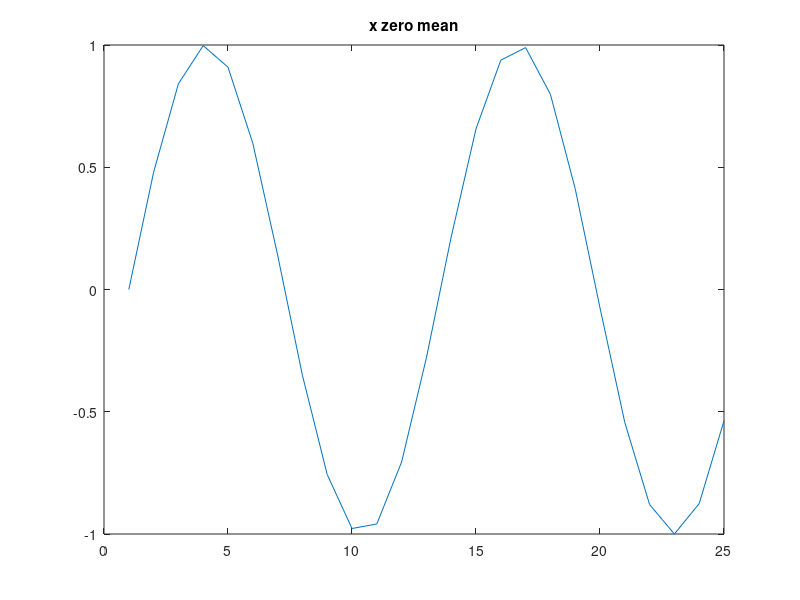
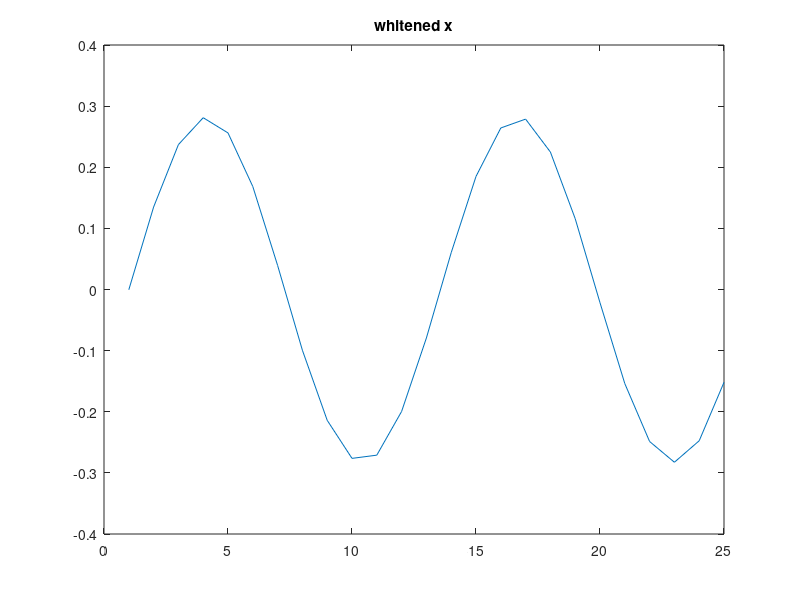
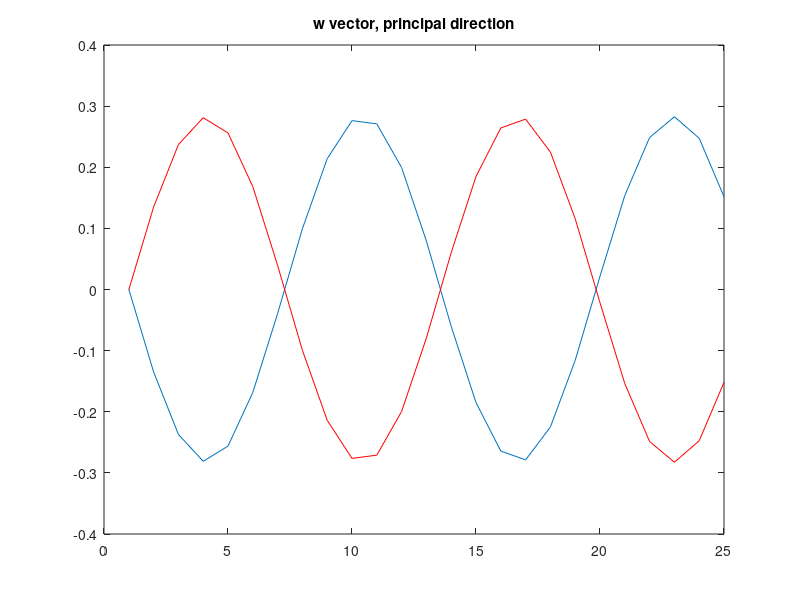
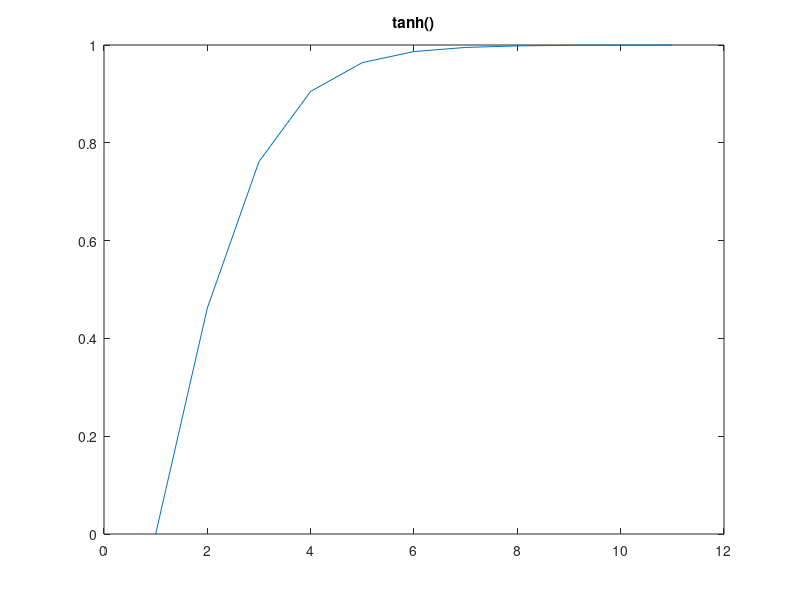

MATLAB code to generate these figures, in order: (Note: this script raises an error after producing the figures.)
%%%% ICA implementation using FASTICA algorithm


x = [1 7 2 9 12 5 7 21 3 7 9 4 13 5 6 2 3 18 23 2 5 12 22]; x=x';
   
% sine wave
xx = 0:0.5:12;

x = sin(xx); x=x';

figure; plot(1:size(x,1),x); title('x zero mean');

% subtract the mean (zero data)
x = x - mean(x);


% whiten data using SVD

Cov = x*x';

[U D V] = svd(Cov);     % svd for eigen values and eigen vectors

D(D<1e-15)=0;           % keep eigen values above 1e-15 (as for x above)

d2= zeros(size(D));
d2(eye(size(x,1))==1) = diag(D).^(-1/2);         % take D to the -1/2 power

d2(d2==Inf)=0;            % keep only the first eigen value (singular value). the rest were close to 0
                          % keep the first 14 eigen values <1e-15

x2 = (U*d2*U')*x;       % whiten data


figure; plot(1:size(x2,1),x2); title('whitened x');            % reduces scale of x data

% hold on; plot(1:size(x,1),x,'r');       




% FAST ICA iteration

w = rand(size(x))-0.5;      % 23x1 vector  (-.5 to .5 range)

% own random vector
w = [1; 2; 4; 2; 2; 4; 5; 1; 2; 5; 3; 1; 3; 9; 7; 7; 6; 2; 1; 4; 8; 4; 8; 3; 11];
w = w -6;
w = w/6;

w_old = w;

diff = 5;
counter = 0;

diff_norm = zeros(500,1);
% x = x/7;  % if x is too small (scaled) w does not converge
% try a1 constant to be = 2 (not 1 as before)

while(diff > 1e-5)   % loop until diff is under tolerance level
    w_plus = x2*tanh(2*w'*x2) - w*(1-(tanh(2*w'*x2))^2);    % x or x2. ---converges for a1=2
    w = w_plus/norm(w_plus);             % normalize
    
    diff = norm(w-w_old);
    diff_norm(counter+1) = diff;
    
    %     if (norm(w_old - (-1*w)) <1e-5)
%         break;  % if w_old and w oscillate signs
%     end

    w_old = w;            % set w_old as w for next iteration
    counter=counter+1;
    
    if counter==500
        break;
    end
end


figure; plot(1:size(w,1),w); title('w vector, principal direction');
hold on; plot(1:size(x2,1),x2,'r');
hold off;

% this recovers the x data, but smaller scaled
%%% --- did not work well with whitened data (x2, with 1 singular value)
%%%%%%% ----- works now with a1 = 2 (had a1 constant, in g function, a1=1)

%%% --- does not work with whitened data now (kept 14 singular values)
%%%%%%% ---- increased the scale of the 'input' w'*x -> 2*w'*x. works



% look at tanh() and 1-tanh()^2
xx=0:0.5:5;
figure; plot(1:size(xx,2), tanh(xx)); title('tanh()');

figure; plot(1:size(xx,2), 1-(tanh(xx).^2)); title('1-tanh()^2');

%%%%%
%%%%% NOTE: was using logcosh and tanh, needed to use tanh and tanh'
%%%%%

% w oscillates to -w and back after 2 iterations (for a1=1)



 %%%
%%% --- try 5 vectors of same direction as x, but scaled randomly
 %%%

xs_1 = (4*(rand(1)-0.5))*x2;              % -2 to 2 scaling
xs_2 = (4*(rand(1)-0.5))*x2;
xs_3 = (4*(rand(1)-0.5))*x2;
xs_4 = (4*(rand(1)-0.5))*x2;
xs_5 = (4*(rand(1)-0.5))*x2;

figure; plot(1:size(x2,1),x2,'k'); title('scaling the original x2 vector');
hold on; 
plot(1:size(x,1),xs_1,'r');
plot(1:size(x,1),xs_2,'c');
plot(1:size(x,1),xs_3,'g');
plot(1:size(x,1),xs_4,'b');
plot(1:size(x,1),xs_5,'m');
hold off;

% for calculation of w, take the mean of each vector component as the
% expectation value of that component
data_x = [x2 xs_1 xs_2 xs_3 xs_4 xs_5];

data_x_mean = mean(data_x,2);             % mean vector ~E(x)

figure; plot(1:size(data_x_mean,1),data_x_mean); title('x_mean_1');

x_mean_1 = data_x_mean - mean(data_x_mean);       % new x vector, centered at zero

%x_mean_1 = -1*x_mean_1;      % multiply to get sign of original x2


% whiten x_mean_1

Cov2 = x_mean_1*x_mean_1';

[U D V] = svd(Cov2);     % svd for eigen values and eigen vectors

%D(D<1e-15)=0;          % keep eigen values above 1e-15 (as for x above)


d2= zeros(size(D));
d2(eye(size(x,1))==1) = diag(D).^(-1/2);         % take D to the -1/2 power

d2(d2==Inf)=0;         % keep only the first eigen value (singular value). the rest were close to 0



x_mean_2 = (U*d2*U')*x_mean_1;       % whiten x_mean_1

figure; plot(1:size(x_mean_2,1),x_mean_2); title('x_mean_2');
% hold on; plot(1:size(x2,1),x2,'r'); hold off;
%%% --- x_mean_1 becomes x2, the same vector direction whitened results in
%%% the same vector


% FAST ICA iteration

w = rand(size(x_mean_2))-0.5;      % 23x1 vector   -.5 to .5 range. change scale for whitened data
w_old = w;      % 1*(rand(size(x_mean_2))-0.5)

diff = 5;
counter = 0;
diff_norm = zeros(500,1);

while(diff > 1e-5)   % loop untill diff is under tolerance level
    w_plus = x_mean_2*tanh(2*w'*x_mean_2) - w*(1-(tanh(2*w'*x_mean_2))^2);
    w = w_plus/norm(w_plus);             % normalize
    
    diff = norm(w-w_old);
    diff_norm(counter+1) = diff;
    
    w_old = w;            % set w_old as w for next iteration
    counter = counter+1;
    
    if counter==500
        break
    end
end


figure; plot(1:size(w,1),w); title('w vector, principal direction');

% x works, recover the 'principal direction'
% x_whitened works, with a1=2, increased constant in 'g' function
                               
                               
% scaling of x and initial random w influence the iteration, recovery of x





                               
                               
                               
     % = = = = = = = = = = = = = = = = = = = = = = = = = = = = = = = = =                           
% try generating two vectors with random scalings

v1 = [2 1];   v2 = [1 4];

v1_total = v1;

figure; scatter(v1_total(:,1), v1_total(:,2));

%v1_new = rand*v1; v1_total = [v1_total; v1_new]; 

for i = 1:7  % 7 extra/new points
    v1_new = 2*(rand-0.5)*v1; v1_total = [v1_total; v1_new];
end




v2_total = v2;

for i = 1:7  % 7 extra/new points
    v2_new = 2*(rand-0.5)*v2; v2_total = [v2_total; v2_new];
end

% figure; scatter(v2_total(:,1), v2_total(:,2));


% plot both vectors
figure; scatter([v2_total(:,1); v1_total(:,1)], [v2_total(:,2); v1_total(:,2)]);
title('original data');

v_total = [v1_total; v2_total];  % combine two directions
v_total = v_total';              % place the 2 coordinates in rows


v_mean = mean(v_total,2);        % take mean along rows ('remove' cols). take mean of vector components, x1,x2

% this mean direction is in between the two vectors

v_zerod = zeros(size(v_total));
for i = 1:size(v_total,2)
    v_zerod(:,i) = v_total(:,i) - v_mean(:,1);      % zero mean each component (x1,x2 ~variable)
end



% plot both vectors
figure; scatter(v_zerod(1,:)', v_zerod(2,:)'); title('orig data zero mean');



% whiten
Cov = cov(v_zerod');    % covariance of the two variables (x1, x2)    (variables in columns)
                                                                     %examples in rows

[U D V] = svd(Cov);     % svd for eigen values and eigen vectors

%D(D<1e-15)=0;           % keep eigen values above 1e-15 (as for x above)

d2= zeros(size(D));
d2(eye(size(v_zerod,1))==1) = diag(D).^(-1/2);         % take D to the -1/2 power

d2(d2==Inf)=0;            % keep only the first eigen value (singular value). the rest were close to 0
                          % keep the first 14 eigen values <1e-15

v_zerod2 = (U*d2*U')*v_zerod;       % whiten data, zero variance for each component (x1,x2)


figure; scatter(v_zerod2(1,:)', v_zerod2(2,:)'); title('whitened v_data'); 


% FAST ICA iteration --- for ONE DATA POINT (1-unit as in UCLA ppr)

w = rand(size(v_mean2))-0.5;      % 23x1 vector   -.5 to .5 range. change scale for whitened data
w_old = w;      % 1*(rand(size(x_mean_2))-0.5)

diff = 5;
counter = 0;
diff_norm = zeros(500,1);

while(diff > 1e-5)   % loop untill diff is under tolerance level
    w_plus = v_mean2*tanh(2*w'*v_mean2) - w*(1-(tanh(2*w'*v_mean2))^2);
    w = w_plus/norm(w_plus);             % normalize
    
    diff = norm(w-w_old);
    diff_norm(counter+1) = diff;
    
    w_old = w;            % set w_old as w for next iteration
    counter = counter+1;
    
    if counter==500
        break
    end
end


figure; plot(1:size(w,1),w); title('w vector, principal direction');


%%% - recovered v_mean [0.707, -0.707]
% can add back the means of vect component1 and component2
% [.7706, 1.4909] - but these are the non whitened means. to add mean back
% use ~ w*mean

% v_output = -1*w + [.7706; 1.4909];
% 
% (-1*w).*[.7706; 1.4909]
% 



%%%% ------ use the SVD to get the first principal component

[U S V] = svd(v_total);

u1 - [-0.323; -0.946];

figure; scatter(0.323, 0.946);     % gets principal component in between v1 and v2





% *** Next *** try equation 45,46 for 'several unit' ICA
% let W = W / sqrt( norm(WW') )
% 
% repeat: W = 3/2 * W  -  1/2 * WW'W
% 
% W is the matrix of w1, w2, wn vectors
% W = (w1, ... wn)'  w1 col vect is 1st row, w2 is 2nd row
%     take w1 ... wn to be the data points
%      since the fixed point iteration one-unit algorithm converges to the data point
%  
%  

x = v_zerod2;       % x variable as in UCLA ppr
 
% FAST ICA iteration --- for several units

W = rand(2,2)-0.5;          % 2 random vectors    -0.5 to 0.5 range


%%%% ---- iteration

diff_outer = 5;
counter_out = 0;

while (diff_outer > 1e-5)
    

% W_plus = W + Gamma( diag(-bi) + E(g(Wx)(Wx)')) *W
% 
% orthogonalize W with W=W/sqrt( norm(WW')),  W = 3/2W -1/2WW'W

% diag(-bi)
y = W*x;

                                    %tanh(2*w'*x2) - w*(1-(tanh(2*w'*x2))^2)
g_y = tanh(2*y);                   % 2x16 matrix of data points

gy_mult = y.*g_y;                  % y*g_y component wise

gy_expect = mean(gy_mult,2);       % mean of components (remove cols), get row vect


diag_term = -1*diag(gy_expect);    % -bi term

 
term2_temp = zeros(size(x,2),size(diag_term(:),1));    % 16 x 4 matrix
%term2 = g_y*y';                    % 2x2 matrix
for i = 1:size(x,2)   %loop through data pts
    term2_temp(i,:) = reshape(g_y(:,i)*y(:,i)', 1, 4);   % store each 2x2 matrix
end

% mean of matrix elements
mean_temp = mean(term2_temp,1);    % 1x4

mean_temp_mat = reshape(mean_temp, 2, 2);    % reshape back to 2x2 
 
term2 = mean_temp_mat; 
 

%gamma term/matrix

% bi is gy_expect
g_prime = 1-(tanh(2*y)).^2;              % 2x16

g_prime_expect = mean(g_prime,2);        % 2x1    'col vect that represents data'

term_g = gy_expect - g_prime_expect;
term_g = term_g.^(-1);               % -1 power   2x1 matrix
 
gamma = diag(term_g); 
 
 

% W_plus = W + Gamma*( diag(-bi) + E(g(Wx)(Wx)')) *W
% 
% orthogonalize W with W=W/sqrt( norm(WW')),  W = 3/2W -1/2WW'W

W_plus = W + gamma*(diag_term + term2)*W;      % update W

W_plus = W_plus/sqrt(norm(W_plus*W_plus',2));  % normalize


W_old = W_plus;
diff =5;

counter = 0;

while (diff > 1e-5)           % orthogonalize W

    W_plus = (3/2)*W_plus - 0.5*W_plus*W_plus'*W_plus;

    diff = norm(W_old-W_plus,2);

    W_old = W_plus;
    counter = counter+1;

end

diff_outer = norm(W-W_plus,2);

W = W_plus;          % update W to be orthogonalized W_plus;

counter_out = counter_out+1;

end  % outer iteration loop



%%%% --- converged after counter_out=10;

                % first W vect     -   points towards more of the points,
                % but between the v1 and v2 vects

figure; scatter(v_zerod2(1,:)', v_zerod2(2,:)'); title('whitened v_data'); 
        
hold on; plot([0 W(1,1)], [0 W(1,2)]); hold off;    % green point
hold on; plot([0 W(2,1)], [0 W(2,2)]); hold off;     % red point

% W  is orthogonal,    our vects are not




A = inv(W);         %%% --- look at A, the inverse of W

figure; scatter(v_zerod2(1,:)', v_zerod2(2,:)'); title('whitened v_data');
hold on; scatter(A(1,1), A(1,2)); hold off;    % green point ---W is vect w's transposed, take row to be component
hold on; scatter(A(2,1), A(2,2)); hold off;     % red point
hold on; plot([0 A(1,1)], [0 A(1,2)]); hold off;
hold on; plot([0 A(2,1)], [0 A(2,2)]); hold off;

% dewhiten data  (rotate 'projection' matrix)

W_dewhit = (U*(D.^(1/2))*U')*W;        % W_dewhit should be like W_i from FastICA
A_dewhit = (U*(D.^(1/2))*U')*A;


%%%%% ---------- U on W to rotate back into non whitened space
% W_nonw = U*W;  % need to rotate and stretch UDU'

%%%%% ---------- plot W-nonwhitened --------------
% figure; scatter(v_zerod(1,:)', v_zerod(2,:)'); title('orig data zero mean');
% hold on; scatter(W_nonw(1,1), W_nonw(2,1)); hold off;    % green point
% hold on; scatter(W_nonw(1,2), W_nonw(2,2)); hold off;     % red point
% hold on; plot([0 W_nonw(1,1)], [0 W_nonw(2,1)]); hold off;
% hold on; plot([0 W_nonw(1,2)], [0 W_nonw(2,2)]); hold off;

% A_nonw = inv(W_nonw); 
% %%%%% ----------- plot A non whitened --------------
% figure; scatter(v_zerod(1,:)', v_zerod(2,:)'); title('orig data zero mean');
% hold on; scatter(A_nonw(1,1), A_nonw(1,2)); hold off;    % green point
% hold on; scatter(A_nonw(2,1), A_nonw(2,2)); hold off;     % red point
% hold on; plot([0 A_nonw(1,1)], [0 A_nonw(1,2)]); hold off;
% hold on; plot([0 A_nonw(2,1)], [0 A_nonw(2,2)]); hold off;

%%%
%%%

% plot both orig vectors
figure; scatter(v_zerod(1,:)', v_zerod(2,:)'); title('orig data zero mean');
hold on; scatter(A(1,1), A(1,2)); hold off;    % green point
hold on; scatter(A(2,1), A(2,2)); hold off;     % red point


% plot dewhitened components
figure; scatter(v_total(1,:)', v_total(2,:)'); title('orig data W+ iteration');
hold on; plot([0 W_dewhit(1,1)], [0 W_dewhit(1,2)]); hold off;    % red point
hold on; plot([0 W_dewhit(2,1)], [0 W_dewhit(2,2)]); hold off;     % green point

                % A - mixing matrix
figure; scatter(v_zerod(1,:)', v_zerod(2,:)'); title('orig data');
hold on; scatter(A_dewhit(1,1), A_dewhit(1,2)); hold off;    % red point
hold on; scatter(A_dewhit(2,1), A_dewhit(2,2)); hold off;     % green point



% add mean back to vects
W_dewhit_mean(:,1) = W_dewhit(:,1) + W*v_mean;
W_dewhit_mean(:,2) = W_dewhit(:,2) + W*v_mean;



% plot dewhitened components
hold on; scatter(W_dewhit_mean(1,1), W_dewhit_mean(2,1)); hold off;    % red point

hold on; scatter(W_dewhit_mean(1,2), W_dewhit_mean(2,2)); hold off;     % green point

hold on; plot([0 W_dewhit_mean(1,1)], [0 W_dewhit_mean(2,1)]); hold off;
hold on; plot([0 W_dewhit_mean(1,2)], [0 W_dewhit_mean(2,2)]); hold off;




%%% --------- Fast ICA on vect v1,v2 whitened data

%[icasig, A_i, W_i] = fastica([example1; example2], 'numOfIC', 2);
                           % examples in rows
[icasig, A_i, W_i] = fastica(v_total, 'numOfIC', 2, 'maxNumIterations', 1000000);
                            %v_total or v_zerod2
% plot both vectors
figure; scatter([v2_total(:,1); v1_total(:,1)], [v2_total(:,2); v1_total(:,2)]);
title('original data FASTICA');

% plot both vectors - whitened
figure; scatter(v_zerod2(1,:)', v_zerod2(2,:)'); title('whitened v_data');

                           % rows of A give directions
hold on; plot([0 A_i(1,1)], [0 A_i(1,2)]); hold off;   % get princip component direction
hold on; plot([0 A_i(2,1)], [0 A_i(2,2)]); hold off;   % get princip component direction



                           % rows of W give directions
hold on; plot([0 W_i(1,1)], [0 W_i(1,2)]); hold off;   % get princip component direction
hold on; plot([0 W_i(2,1)], [0 W_i(2,2)]); hold off;   % get princip component direction


%%%% ---- try U*d^-1/2 *U' to get to whitened space

W_i_rot = (U*d2*U')*W_i;


% plot both vectors - whitened
figure; scatter(v_zerod2(1,:)', v_zerod2(2,:)'); title('whitened v_data');
hold on; plot([0 W_i_rot(1,1)], [0 W_i_rot(1,2)]); hold off;   % get princip component direction
hold on; plot([0 W_i_rot(2,1)], [0 W_i_rot(2,2)]); hold off;   % get princip component direction





